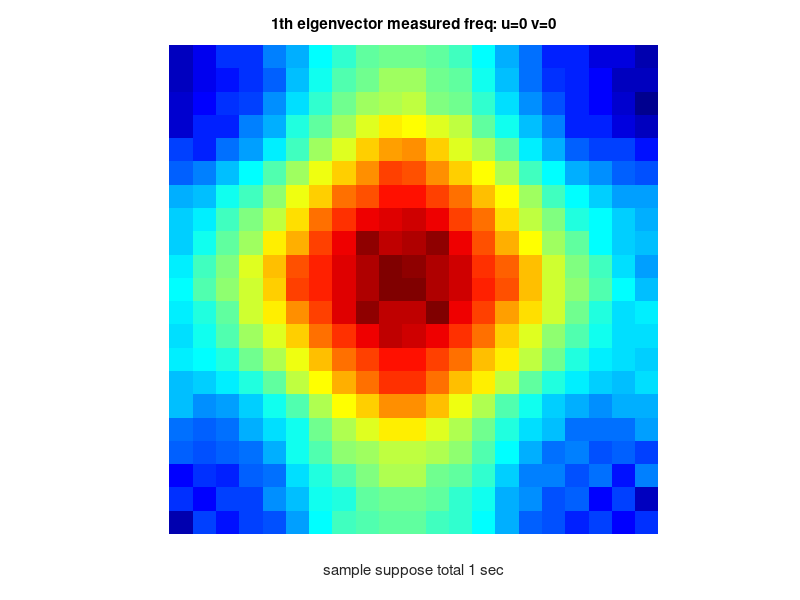

The MATLAB source for this figure: (Note: this script raises an error after producing the figure.)
clear all
close all
clc

% create 2d euclidien mesh-grid  as graph
n=21;
W=zeros(n*n,n*n);
for i=1:n 
    for j=1:n
        p=sub2ind([n n],i,j);
        try
            p1=sub2ind([n n],i+1,j);
            W(p,p1)=1;
            W(p1,p)=1;
        catch
        end
        
        try
            p2=sub2ind([n n],i-1,j);
            W(p,p2)=1;
            W(p2,p)=1;
        catch
        end
        
        try
            p3=sub2ind([n n],i,j+1);
            W(p,p3)=1;
            W(p3,p)=1;
        catch
        end
        
        try
            p4=sub2ind([n n],i,j-1);   
            W(p,p4)=1;
            W(p4,p)=1;
        catch
        end
    end
end
for i=1:n 
    p1=sub2ind([n n],1,i);
    p2=sub2ind([n n],n,i);
    W(p1,p2)=1;
    W(p2,p1)=1;
    
    p1=sub2ind([n n],i,1);
    p2=sub2ind([n n],i,n);
    W(p1,p2)=1;
    W(p2,p1)=1;    
end

        
coor=zeros(n*n,2);
for i=1:n
    for j=1:n
        p=sub2ind([n n],i,j);
        coor(p,:)=[j i];
    end
end

% calculate Laplacian Matrix
d = sum(W,2);
L = diag(d)-W;


% calculate basis
[u v]=eig(L);


% make eignevalue as vector
v=diag(v);




% get maximum eigenvalue
lmax=max(v);

%figure;
GG=[];
frm=0;
for i=1:size(u,2) 
    frm=frm+1;
    uu=reshape(u(:,i),[n n]);
    ff=abs(fft2(uu));
    ff=ff(1:(n+1)/2,1:(n+1)/2);
    [a b]=max(ff(:));
    [p o]=ind2sub([(n+1)/2 (n+1)/2],b);
    
    GG=[GG;i o-1 p-1];

    
    msg=[num2str(i) 'th eigenvector measured freq: u=' num2str(o-1),' v=' num2str(p-1)];
    
    h=figure(5);
    
    imagesc(uu);
    colormap(jet);
    axis image
    axis off
    xlabel('sample suppose total 1 sec');
    %ylim([-0.2 0.2]);
    %xlim([1 n])
    title(msg);
    pause(0.1);
    frame = getframe(h);
        im = frame2im(frame);
        [imind,cm] = rgb2ind(im,256);
        %Write to the GIF File
        if frm == 1        
            imwrite(imind,cm,'eigenvectors2.gif','gif', 'Loopcount',inf);
        else   % imwrite(imind,cm,'graphembed.gif','gif', 'Loopcount',inf);     
            imwrite(imind,cm,'eigenvectors2.gif','gif','WriteMode','append');
        end        
end


% generate random iamge
s=randn(n,n);

% calculate centered frequcy of given image
F=fftshift(fft2(s));

[U V]=meshgrid(-fix(size(F,2)/2):fix(size(F,2)/2),-fix(size(F,1)/2):fix(size(F,1)/2));

UV=sqrt(U.^2+V.^2);
flt=exp(-1*UV);
% filter image in frequency domain
FD=F.*flt;
% transform the filtered image in to spatial domain
ot=ifft2(ifftshift(FD));

fltg=zeros(n*n,1);
for i=1:n*n
    i1=GG(i,2);
    j1=GG(i,3);
    fltg(i,1)=flt((n+1)/2+j1,(n+1)/2+i1);
end



sf=u*(fltg.*(u'*s(:)));
figure;
subplot(2,2,1);imagesc(s);axis image;title('Input image');
subplot(2,2,2);imagesc(ot,[-0.05 0.2]);axis image;title('Classic Filtering Result');
subplot(2,2,3);imagesc(reshape(sf,[n n ]),[-0.05 0.2]);axis image;title('Graph Signal Filtering Result');
subplot(2,2,4);imagesc(reshape(sf,[n n ])-ot);axis image;title('Differences');colorbar

%% show graph and signal
run gspbox/gsp_start
coor2=u(:,2:4);
G=gsp_graph(W,coor2);

figure;
gsp_plot_signal(G,s(:));title('input signal');
figure;
gsp_plot_signal(G,sf);title('filtered signal');



   